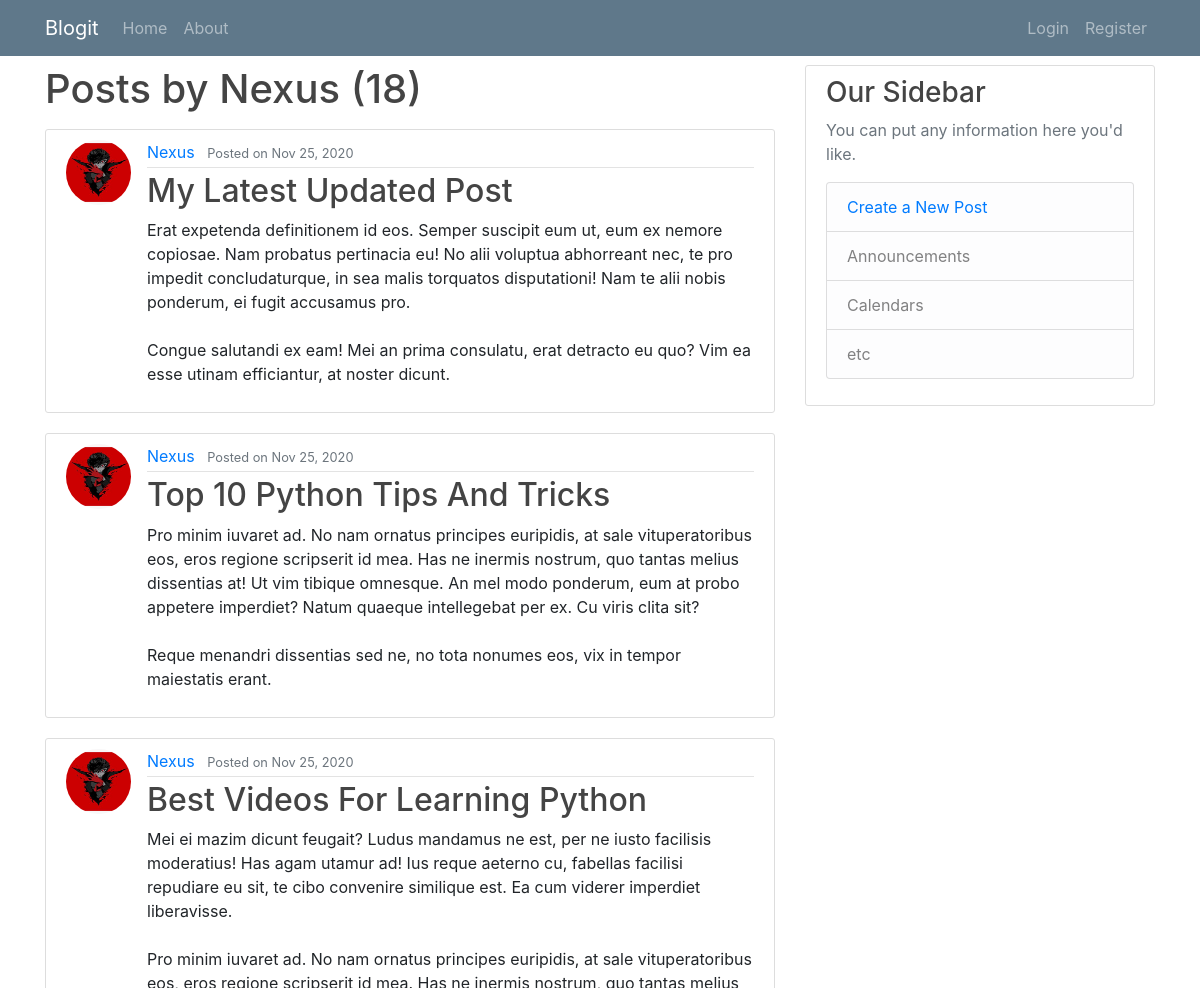
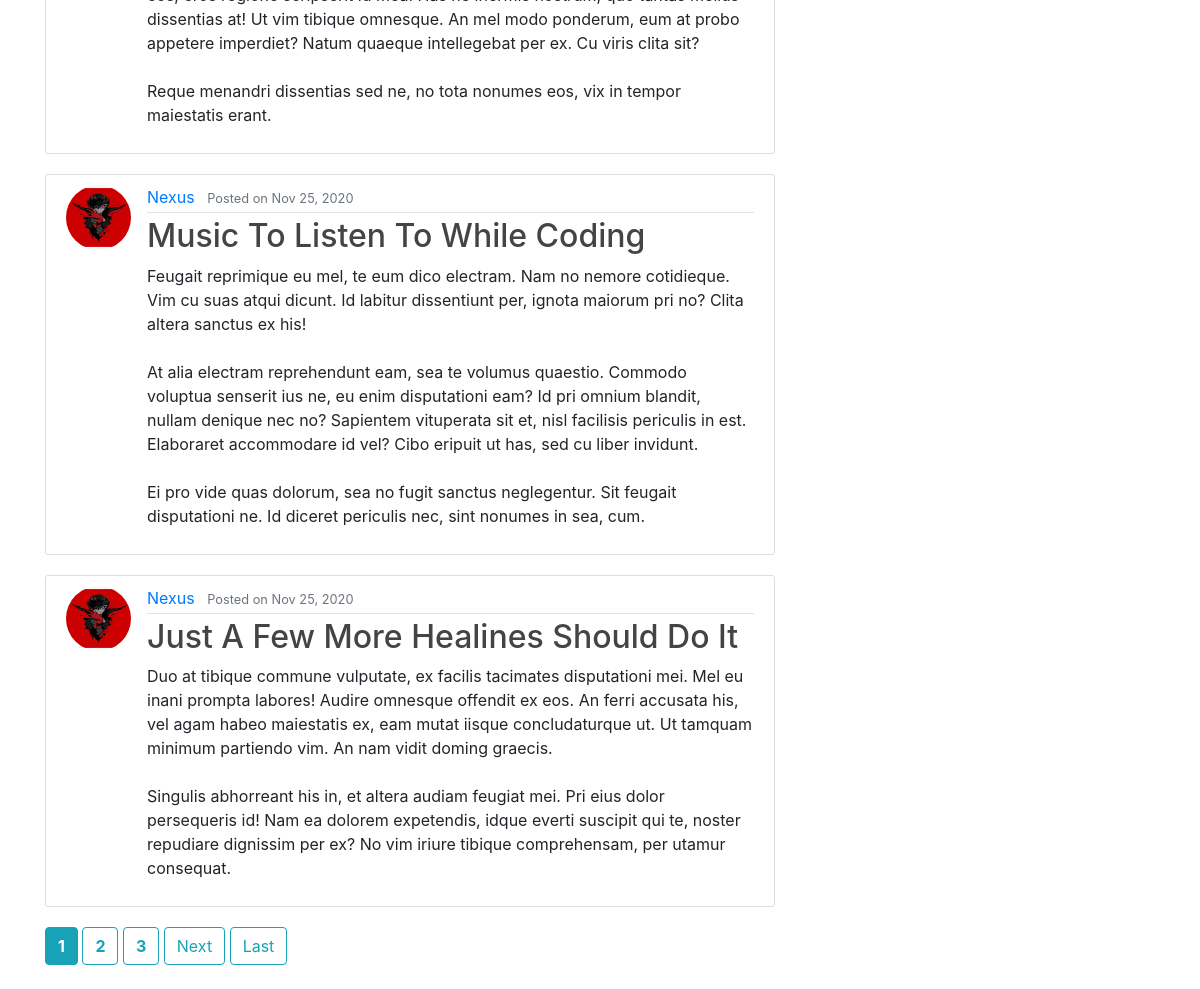
The app's page /post/Nexus/ with its own data (2 pictures, top to bottom).
### main_app/models.py (models this page shows, shortened)
class Post(models.Model):
    title = models.CharField(max_length=64)
    content = models.TextField()
    date_posted = models.DateTimeField(default=timezone.now)
    author = models.ForeignKey(User, on_delete=models.CASCADE)

### login_app/models.py (models this page shows, shortened)
class Profile(models.Model):
    user = models.OneToOneField(User, on_delete=models.CASCADE)
    image = models.ImageField(default='default.jpg', upload_to='profile_pics')

### main_app/views.py (the view)
# urls.py: path("post/<str:username>/", views.UserPostListView.as_view(), name='user-posts')
class UserPostListView(ListView):
    model = Post
    template_name = 'main_app/user_posts.html'
    context_object_name = 'posts'
    paginate_by = 5
    def get_queryset(self):
        user = get_object_or_404(User, username=self.kwargs.get('username'))
        return Post.objects.filter(author=user).order_by('-date_posted')

### main_app/templates/main_app/user_posts.html (shortened to what this page needs)
{% extends 'main_app/base.html' %}
{% block content_block %}
    <h1 class="mb-3">Posts by {{ view.kwargs.username }} ({{ page_obj.paginator.count }})</h1>
    {% for post in posts %}
    <article class="media content-section">
      <img class = "rounded-circle article-img" src="{{ post.author.profile.image.url }}">
      <div class="media-body">
        <div class="article-metadata">
          <a class="mr-2" href="{% url 'user-posts' post.author.username %}">{{ post.author|title }}</a>
          <small class="text-muted">Posted on {{ post.date_posted|date:"M j, Y" }}</small>
        </div>
        <h2><a class="article-title" href="{% url 'post-detail' post.id %}">{{ post.title|title }}</a></h2>
        <p class="article-content">{{ post.content }}</p>
      </div>
    </article>
    {% endfor %}
    <div class="ml-auto">
    {% if is_paginated %}
        {% for num in page_obj.paginator.page_range %}
            {% if page_obj.number == num %}
                <a class="btn btn-info mb-4" href = "?page={{num}}"><b>{{num}}</b></a>
            {% elif num > page_obj.number|add:'-3' and num < page_obj.number|add:'3' %}
                <a class="btn btn-outline-info mb-4" href = "?page={{num}}"><b>{{num}}</b></a>
            {% endif %}
        {% endfor %}
        {% if page_obj.has_next %}
            <a class="btn btn-outline-info mb-4" href = "?page={{ page_obj.next_page_number }}">Next</a>
            <a class="btn btn-outline-info mb-4" href = "?page={{ page_obj.paginator.num_pages }}">Last</a>
        {% endif %}
    {% endif %}
    </div>
{% endblock content_block %}

### main_app/static/main_app/main.css (style rules this page uses)
body { background: #fafafa; color: #333333; margin-top: 5rem; }
h1, h2, h3, h4, h5, h6 { color: #444444; }
.content-section { background: #ffffff; padding: 10px 20px; border: 1px solid #dddddd; border-radius: 3px; margin-bottom: 20px; }
.article-title { color: #444444; }
.article-content { white-space: pre-line; }
.article-img { height: 65px; width: 65px; margin-right: 16px; }
.article-metadata { padding-bottom: 3px; margin-bottom: 4px; border-bottom: 1px solid #e3e3e3 }

### records on screen
Post: author.profile.image (picture), author "Nexus", date_posted "Nov 25, 2020", title "My Latest Updated Post", content "Erat expetenda definitionem id eos. Semper suscipit eum ut, eum ex nemore copiosae. Nam probatus pertinacia eu! No alii voluptua abhorreant nec, te pro impedit concludaturque, in sea malis torquatos disputationi! Nam te alii nobis ponderum, ei fugit accusamus pro. Congue salutandi ex eam! Mei an prima consulatu, erat detracto eu quo? Vim ea esse utinam efficiantur, at noster dicunt."
Post: author.profile.image (picture), author "Nexus", date_posted "Nov 25, 2020", title "Top 10 Python Tips And Tricks", content "Pro minim iuvaret ad. No nam ornatus principes euripidis, at sale vituperatoribus eos, eros regione scripserit id mea. Has ne inermis nostrum, quo tantas melius dissentias at! Ut vim tibique omnesque. An mel modo ponderum, eum at probo appetere imperdiet? Natum quaeque intellegebat per ex. Cu viris clita sit? Reque menandri dissentias sed ne, no tota nonumes eos, vix in tempor maiestatis erant."
Post: author.profile.image (picture), author "Nexus", date_posted "Nov 25, 2020", title "Best Videos For Learning Python", content "Mei ei mazim dicunt feugait? Ludus mandamus ne est, per ne iusto facilisis moderatius! Has agam utamur ad! Ius reque aeterno cu, fabellas facilisi repudiare eu sit, te cibo convenire similique est. Ea cum viderer imperdiet liberavisse. Pro minim iuvaret ad. No nam ornatus principes euripidis, at sale vituperatoribus eos, eros regione scripserit id mea. Has ne inermis nostrum, quo tantas melius dissentias at! Ut vim tibique omnesque. An mel modo ponderum, eum at probo appetere imperdiet? Natum quaeque intellegebat per ex. Cu viris clita sit? Reque menandri dissentias sed ne, no tota nonumes eos, vix in tempor maiestatis erant."
Post: author.profile.image (picture), author "Nexus", date_posted "Nov 25, 2020", title "Music To Listen To While Coding", content "Feugait reprimique eu mel, te eum dico electram. Nam no nemore cotidieque. Vim cu suas atqui dicunt. Id labitur dissentiunt per, ignota maiorum pri no? Clita altera sanctus ex his! At alia electram reprehendunt eam, sea te volumus quaestio. Commodo voluptua senserit ius ne, eu enim disputationi eam? Id pri omnium blandit, nullam denique nec no? Sapientem vituperata sit et, nisl facilisis periculis in est. Elaboraret accommodare id vel? Cibo eripuit ut has, sed cu liber invidunt. Ei pro vide quas dolorum, sea no fugit sanctus neglegentur. Sit feugait disputationi ne. Id diceret periculis nec, sint nonumes in sea, cum."
Post: author.profile.image (picture), author "Nexus", date_posted "Nov 25, 2020", title "Just A Few More Healines Should Do It", content "Duo at tibique commune vulputate, ex facilis tacimates disputationi mei. Mel eu inani prompta labores! Audire omnesque offendit ex eos. An ferri accusata his, vel agam habeo maiestatis ex, eam mutat iisque concludaturque ut. Ut tamquam minimum partiendo vim. An nam vidit doming graecis. Singulis abhorreant his in, et altera audiam feugiat mei. Pri eius dolor persequeris id! Nam ea dolorem expetendis, idque everti suscipit qui te, noster repudiare dignissim per ex? No vim iriure tibique comprehensam, per utamur consequat."

### other values on screen
{{ view.kwargs.username }} "Nexus"
{{ page_obj.paginator.count }} "18"
{{ num }} "1"
{{ num }} "2" "3"
